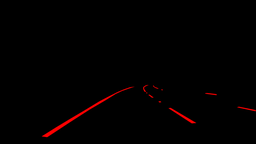
#> input picture test_images/test5_lanes.png, 256 x 144 px, shrunk from 1280 x 720 before the run
$ jupyter execute --allow-errors SVM_lane_thresholding.ipynb   (shell and % lines are left out)
#> lines starting #> are read from the running program, lines starting #| are printed output that depends on the picture; after the words box and inside, x2 and y2 are one past the last pixel; in counts of white or black regions, pixels touching at a corner belong together
[cell 1]
import cv2
import numpy as np
import matplotlib.pyplot as plt

class_colors = [
        ([240, 20, 20]), #lane lines
        ([0, 0, 0]), #background
    ]

filename = 'test_images/test5_lanes.png'

img = cv2.imread(filename)
#> img is the input picture: shape (144, 256, 3); mean B, G, R 0, 0, 2.4
img = cv2.cvtColor(img, cv2.COLOR_BGR2RGB)

plt.imshow(img)
plt.show()

[cell 2]
def prepare_mask(img, class_colors, thresh):
#> called with thresh = 20
    mask_channels = []
    for col in class_colors:
        lower = np.array(col) - thresh
        upper = np.array(col) + thresh
        mask = cv2.inRange(img, lower, upper)
        mask_channels.append(mask)
#> this loop made 2 passes
#> pass 1, in prepare_mask, `mask = cv2.inRange(img, lower, upper)`:
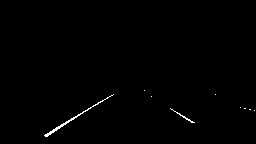
#> mask: shape (144, 256); 0.53% white in thin lines or dots, all inside (x1, y1, x2, y2) = (44, 90, 255, 137)
#> pass 2, in prepare_mask, `mask = cv2.inRange(img, lower, upper)`:
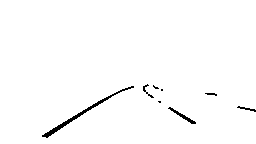
#> mask: shape (144, 256); 98.6% white; black in thin lines or dots, all inside (x1, y1, x2, y2) = (42, 84, 256, 138)
#> after the loop, mask_channels = 2 items

    return np.array(mask_channels)

[cell 3]
mask = prepare_mask(img, class_colors, thresh=20)

plt.rcdefaults()
fig = plt.figure(figsize=(15,20))

nb_ch = len(class_colors)
n = 1
for channal_mask in mask:
    plt.subplot(nb_ch,4, n)
    plt.imshow(channal_mask,cmap='gray')
    n += 1
#> this loop made 2 passes
#> n on passes 1 to 2: 2, 3
#> after the loop, n = 3
plt.show()

[cell 4]
filename = 'test_images/test5.jpg'

road_img = cv2.imread(filename)
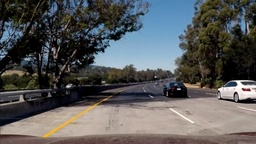
#> input picture test_images/test5.jpg, 256 x 144 px, shrunk from 1280 x 720 before the run
#> road_img is the input picture: shape (144, 256, 3); mean B, G, R 89.9, 89.4, 88.5
road_img = cv2.cvtColor(road_img, cv2.COLOR_BGR2RGB)

plt.imshow(road_img)
plt.show()

[cell 5]
def display_three_channels(channels, labels):
    f, subplt = plt.subplots(1, 3, figsize=(24, 9))
    f.tight_layout()
    for i in range(3):
        subplt[i].imshow(channels[i], cmap='gray')
        subplt[i].set_title(labels[i], fontsize=50)
    plt.subplots_adjust(left=0., right=1, top=0.9, bottom=0.)

def display_n_images(images, labels, cmaps):
    n = len(images)
    f, subplt = plt.subplots(1, n, figsize=(24, 9))
    f.tight_layout()
    for i in range(n):
        subplt[i].imshow(images[i], cmap=cmaps[i])
        subplt[i].set_title(labels[i], fontsize=50)
    plt.subplots_adjust(left=0., right=1, top=0.9, bottom=0.)

def thresh_mask(img, thresh, val=0.1):
    flt_img = np.zeros_like(img, dtype=float)
    flt_img[(img > thresh[0]) & (img <= thresh[1])] = val
    return flt_img

[cell 6]
not_lane_lines = np.copy(road_img)
other_masks = mask[1] #not lane lines
not_lane_lines[(other_masks == 0)] = 0
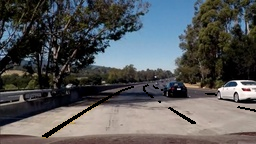
#> not_lane_lines: shape (144, 256, 3); mean R, G, B 86, 87.3, 88.2

just_lane_lines = np.copy(road_img)
just_lane_lines[(mask[0] == 0)] = 0

display_n_images((not_lane_lines, just_lane_lines), ("no lane pixels", 'just lane pixels'), (None, None))
#> in display_n_images, `n = len(images)`: n = 2

[cell 7]
yuv = cv2.cvtColor(road_img, cv2.COLOR_RGB2YUV)
#> yuv: shape (144, 256, 3); mean of channels 0, 1, 2 89.2, 128.4, 127.4
print(yuv.shape)
#| (144, 256, 3)
Y, U, V = cv2.split(yuv)
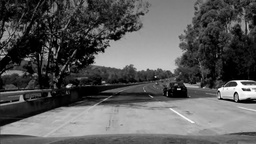
#> Y: shape (144, 256); min 0, max 255, mean 89.2

channel_labels = ("Luma", "U Chroma", "V Chroma")

display_three_channels((Y, U, V), channel_labels)

[cell 8]
bkg_U = np.copy(U)
bkg_U[(mask[1] == 0)] = 0
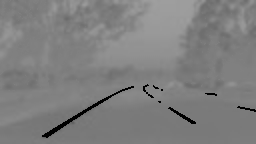
#> bkg_U: shape (144, 256); min 0, max 159, mean 126.8
bkg_V = np.copy(V)
bkg_V[(mask[1] == 0)] = 0
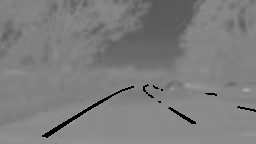
#> bkg_V: shape (144, 256); min 0, max 167, mean 125.4

ll_U = np.copy(U)
ll_U[(mask[0] == 0)] = 0
ll_V = np.copy(V)
ll_V[(mask[0] == 0)] = 0

display_n_images((bkg_U, bkg_V), ("bkg_U", 'bkg_V'), ("gray", "gray"))
display_n_images((ll_U, ll_V), ("ll_U", 'll_V'), ("gray", "gray"))

[cell 9]
'''
organize UV into array of X, which is the uv pair of values at a pixel,
and y which is the integer class of the pixel, 0 for background,
1 for lane line
'''
X = []
y = []

def get_train(U_mask, V_mask, X, y, class_n):
#> called with class_n = 0
    for i in range(U_mask.shape[0]):
        for j in range(U_mask.shape[1]):
            pu = U_mask[i][j]
            pv = V_mask[i][j]
            if pu > 0:
                X.append((pu, pv))
                y.append(class_n)
#> after the loop, X = 36337 items; y = 36337 items

get_train(bkg_U, bkg_V, X, y, 0)
get_train(ll_U, ll_V, X, y, 1)

[cell 10]
from sklearn.svm import SVC
from sklearn.model_selection import train_test_split
from sklearn.metrics import accuracy_score

X_train, X_test, y_train, y_test = train_test_split(X, y, test_size=0.33, random_state=42)

[cell 11]
'''
There's too many points to train on, just sample N of them for each class
'''
import random

def get_n(X_in, y_in, num, classes):
#> called with num = 10000, classes = (0, 1)
    n = len(X_in)
    X_ret = []
    y_ret = []
    n_classes = len(classes)
    n_per_class = num // n_classes
    for k in classes:
        for i in range(n_per_class):
            iSample = random.randrange(0, n)
            while y_in[iSample] != k:
                iSample = random.randrange(0, n)
            X_ret.append(X_in[iSample])
            y_ret.append(y_in[iSample])
    return np.array(X_ret), np.array(y_ret)

'''
Seperate equal examples of the two classes by random sampling
'''
classes = (0, 1)
X_s, y_s = get_n(X, y, 10000, classes)

[cell 12]
'''
Plot of sample of two classes UV value - in YUV spectrum
'''
fig, ax = plt.subplots()
colors = ("red", "blue")
labels = ("background", "lane lines")
for k in range(0, 2):
    idx = (y_s == k)
    label = labels[k]
    if idx.any():
        ax.scatter(X_s[idx, 0], X_s[idx, 1], c=colors[k], alpha=0.1, edgecolors='none', label=label)
ax.legend()
ax.grid(True)
plt.show()
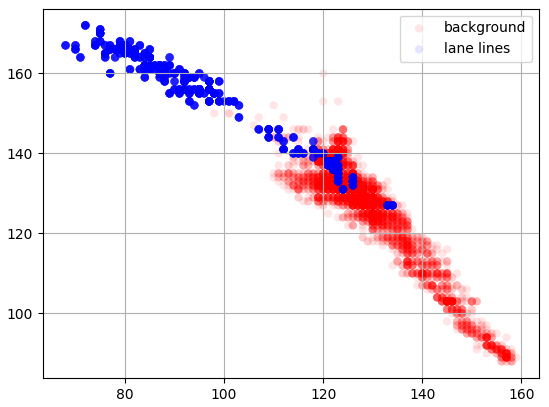
#> figure drawn by matplotlib, 1 panel

[cell 13]
'''
Train SVM with rbf kernel
'''

svc = SVC(C=1.0, cache_size=200, class_weight=None, coef0=0.0,
    decision_function_shape=None, degree=3, gamma='auto', kernel='rbf',
    max_iter=10000, probability=True, random_state=None, shrinking=True,
    tol=0.001, verbose=False)

#> (the rest of this cell did not finish here and is left out)

[cell 14]
'''
Plot of predictions of two classes UV value - in YUV spectrum
'''
fig, ax = plt.subplots()
colors = ("red", "blue")
labels = ("background", "lane lines")
#> (the rest of this cell did not finish here and is left out)

[cell 15]
'''
run prediction on every pixel in the image
'''
UV_mask = np.copy(U) * 0
#> UV_mask: shape (144, 256); every value is 0

h, w = U.shape
#> h = 144; w = 256
UV = np.stack([U, V]).transpose().reshape(h * w, 2)
#> UV = 36864 pairs, first value 68 to 159, second value 86 to 172

#> (the rest of this cell did not finish here and is left out)

[cell 16]
'''
Seperate equal examples of the two classes by random sampling
'''
classes = (0, 1)
X_train, X_test, y_train, y_test = train_test_split(X, y, test_size=0.33, random_state=42)
X_s, y_s = get_n(X, y, 10000, classes)

[cell 17]
svc = SVC(kernel='linear')

svc.fit(X_s, y_s)

[cell 18]
'''
Plot of predictions of two classes UV value - in YUV spectrum
'''
fig, ax = plt.subplots()
colors = ("red", "blue")
labels = ("background", "lane lines")
pred_s = svc.predict(X_s)

for k in range(0, 2):
    idx = (pred_s == k)
    label = labels[k]
    if idx.any():
        ax.scatter(X_s[idx, 0], X_s[idx, 1], c=colors[k], alpha=0.1, edgecolors='none', label=label)
ax.legend()
ax.grid(True)
plt.show()

[cell 19]
'''
run prediction on every pixel in the image
'''
UV_mask = np.copy(U) * 0

h, w = U.shape
UV = np.stack([U, V]).transpose().reshape(h * w, 2)

pred = svc.predict(UV)

'''
show prediction mask
'''

rshp_pred = pred.reshape(w, h)
#> rshp_pred: shape (256, 144) int64; values 0 (black) and 1 (white), 1.7% white; 18 white regions (13 under 20 px), largest, box (x1, y1, x2, y2) and area: (102, 41, 139, 101) 391, (83, 185, 88, 201) 65, (72, 5, 75, 22) 35, (88, 243, 92, 250) 24, (24, 209, 29, 216) 21
mask = UV_mask.reshape(w, h)
#> mask: shape (256, 144); every value is 0
mask[(rshp_pred == 1)] = 1
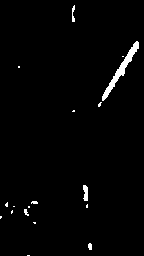
#> mask: shape (256, 144); values 0 (black) and 1 (white), 1.7% white; 18 white regions (13 under 20 px), largest, box (x1, y1, x2, y2) and area: (102, 41, 139, 101) 391, (83, 185, 88, 201) 65, (72, 5, 75, 22) 35, (88, 243, 92, 250) 24, (24, 209, 29, 216) 21
plt.imshow(mask.transpose(), cmap='gray')
plt.show()
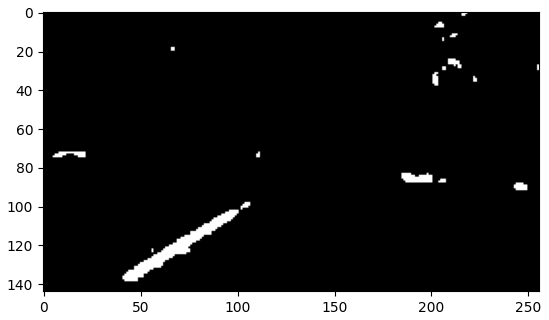
#> figure drawn by matplotlib, 1 panel
